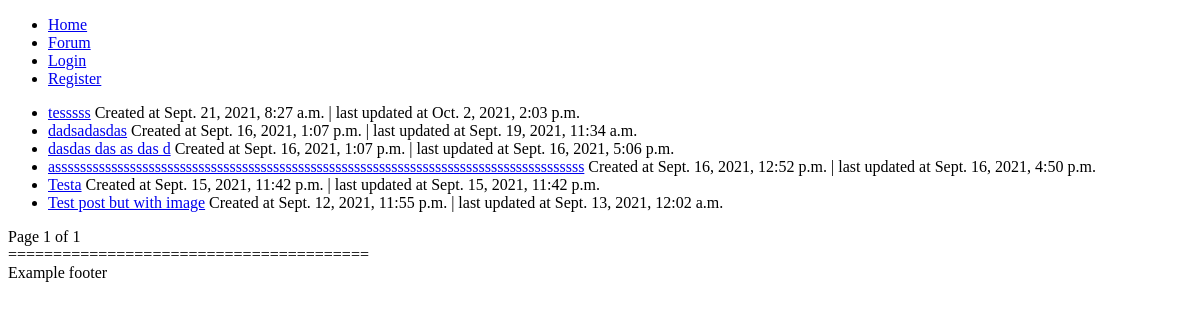
/profile/admin_sehatin/posts, run on an earlier commit of the app's database.
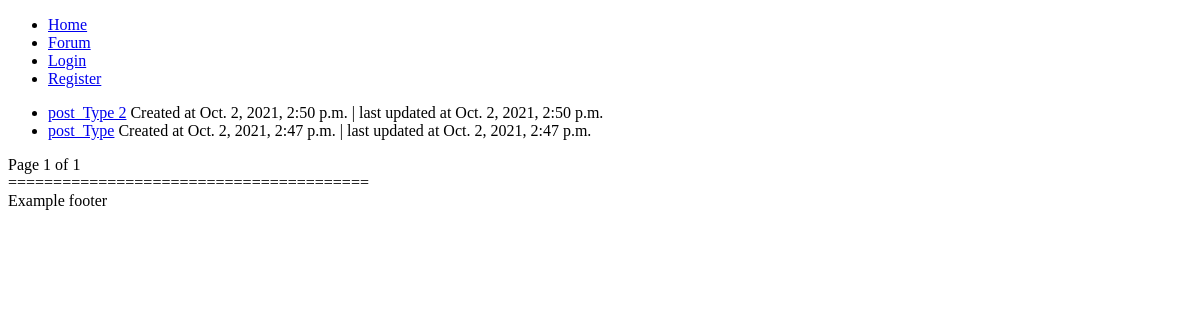
And on a later commit of the database.
### sehat_in_webproject/models.py (models this page shows)
class Post(models.Model): # Post
    id = models.AutoField(primary_key=True)
    title = models.CharField(max_length=200)
    content = models.TextField()
    thumbnail_url = models.CharField(max_length=200, blank=True, null=True)
    tag = models.ForeignKey(Tag, on_delete=models.CASCADE, null=True)
    created_at = models.DateTimeField(auto_now_add=True)
    updated_at = models.DateTimeField(auto_now=True)
    user = models.ForeignKey(User, on_delete=models.SET_NULL, null=True)
    likes = models.IntegerField(default=0)
    comments = models.IntegerField(default=0)
    type = models.CharField(max_length=50, default='forum')

### sehat_in_webproject/views.py (the view)
# urls.py: path('profile/<str:username>/posts', views.profile_Posts, name='profile/posts'),
def profile_Posts(request, username):
    user = User.objects.get(username=username)
    if user:
        paginator = Paginator(Post.objects.filter(user=user).order_by('-created_at'), 25)
        page = request.GET.get('page')
        posts = paginator.get_page(page)
        return render(request, 'profile/posts.html', {'theUser': user, 'posts': posts})
    else:
        raise Http404

### templates/profile/posts.html (shortened to what this page needs)
<!DOCTYPE html>
<html lang="en">
<head>
</head>
<body>
    {% include 'templates/header.html' %}
    <ul>
    {% for posts in posts %}
        <li>
            <a href="/post/{{ posts.id }}">{{ posts.title }}</a>
            Created at {{ posts.created_at }} | last updated at {{ posts.updated_at }}
        </li>
    {% endfor %}
    </ul>
    Page {{ posts.number }} of {{ posts.paginator.num_pages }}<br>
    {% include 'templates/footer.html' %}
</body>
</html>

What changed in the data, as far as the page shows it:
removed Post: title "tesssss", created_at "Sept. 21, 2021, 8:27 a.m.", updated_at "Oct. 2, 2021, 2:03 p.m."
removed Post: title "dadsadasdas", created_at "Sept. 16, 2021, 1:07 p.m.", updated_at "Sept. 19, 2021, 11:34 a.m."
removed Post: title "dasdas das as das d", created_at "Sept. 16, 2021, 1:07 p.m.", updated_at "Sept. 16, 2021, 5:06 p.m."
removed Post: title "asssssssssssssssssssssssssssssssssssssssssssssssssssssssssssssssssssssssssssssssssssss", created_at "Sept. 16, 2021, 12:52 p.m.", updated_at "Sept. 16, 2021, 4:50 p.m."
removed Post: title "Testa", created_at "Sept. 15, 2021, 11:42 p.m.", updated_at "Sept. 15, 2021, 11:42 p.m."
removed Post: title "Test post but with image", created_at "Sept. 12, 2021, 11:55 p.m.", updated_at "Sept. 13, 2021, 12:02 a.m."
added Post: title "post_Type 2", created_at "Oct. 2, 2021, 2:50 p.m.", updated_at "Oct. 2, 2021, 2:50 p.m."
added Post: title "post_Type", created_at "Oct. 2, 2021, 2:47 p.m.", updated_at "Oct. 2, 2021, 2:47 p.m."
